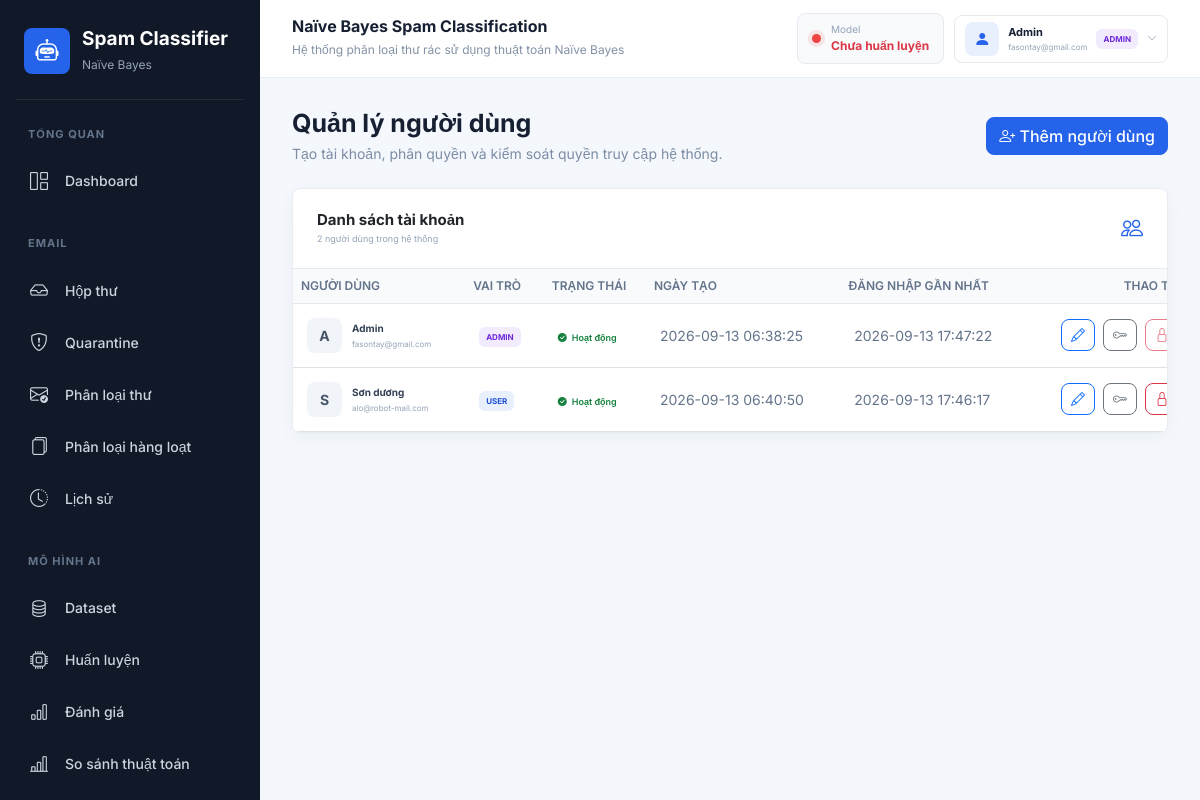
The page /users (signed in) on the database as committed earlier.
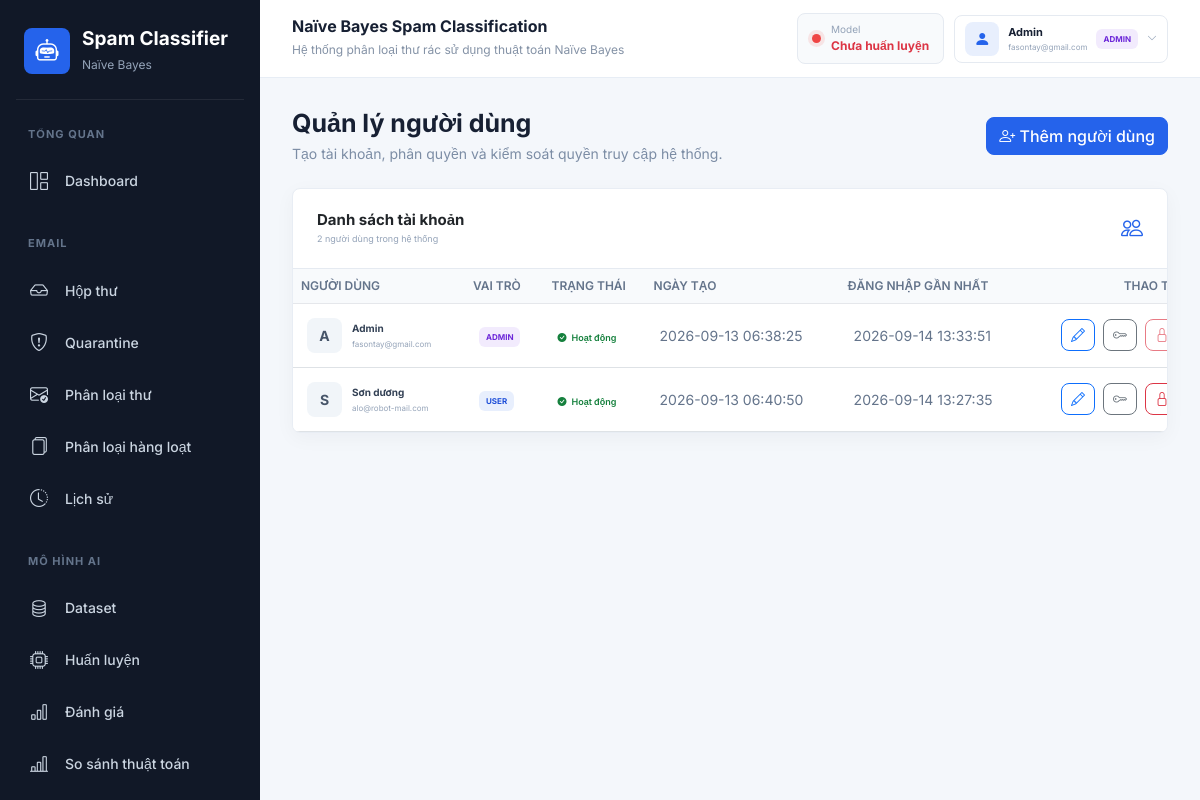
The same page on the database as committed later.
### tables this page shows
CREATE TABLE users (
                id INTEGER PRIMARY KEY AUTOINCREMENT,
                name TEXT NOT NULL,
                email TEXT NOT NULL UNIQUE,
                password_hash TEXT NOT NULL,
                role TEXT NOT NULL DEFAULT 'user'
                    CHECK (role IN ('admin', 'user')),
                is_active INTEGER NOT NULL DEFAULT 1,
                created_at TIMESTAMP NOT NULL DEFAULT CURRENT_TIMESTAMP,
                last_login TIMESTAMP
            );

### routes/admin_routes.py (the view)
@main_bp.route("/users")
@admin_required
def users():
    return render_template("users.html", users=get_all_users())

### templates/users.html (shortened to what this page needs)
{% extends "base.html" %}
{% block content %}
<div class="users-page-header">
    <div class="page-title mb-0"><h2>Quản lý người dùng</h2><p>Tạo tài khoản, phân quyền và kiểm soát quyền truy cập hệ thống.</p></div>
    <button type="button" class="btn btn-primary" data-bs-toggle="modal" data-bs-target="#createUserModal"><i class="bi bi-person-plus"></i> Thêm người dùng</button>
</div>
<div class="card users-table-card mt-4">
    <div class="card-body p-0">
        <div class="users-table-heading"><div><h4>Danh sách tài khoản</h4><p>{{ users|length }} người dùng trong hệ thống</p></div><i class="bi bi-people"></i></div>
        <div class="table-responsive">
            <table class="table users-table align-middle mb-0">
                <thead><tr><th>Người dùng</th><th>Vai trò</th><th>Trạng thái</th><th>Ngày tạo</th><th>Đăng nhập gần nhất</th><th class="text-end">Thao tác</th></tr></thead>
                <tbody>
                    {% for user in users %}
                    <tr>
                        <td><div class="users-identity"><span>{{ user['name'][0]|upper }}</span><div><strong>{{ user['name'] }}</strong><small>{{ user['email'] }}</small></div></div></td>
                        <td><span class="role-badge {{ user['role'] }}">{{ user['role']|upper }}</span></td>
                        <td>{% if user['is_active'] %}<span class="user-status active"><i class="bi bi-check-circle-fill"></i> Hoạt động</span>{% else %}<span class="user-status disabled"><i class="bi bi-slash-circle-fill"></i> Đã khóa</span>{% endif %}</td>
                        <td>{{ user['created_at'] }}</td>
                        <td>{{ user['last_login'] or 'Chưa đăng nhập' }}</td>
                        <td>
                            <div class="users-actions">
                                <button type="button" class="btn btn-sm btn-outline-primary btn-icon" data-bs-toggle="modal" data-bs-target="#editUser{{ user['id'] }}" title="Sửa người dùng" aria-label="Sửa người dùng {{ user['name'] }}"><i class="bi bi-pencil"></i></button>
                                <button type="button" class="btn btn-sm btn-outline-secondary btn-icon" data-bs-toggle="modal" data-bs-target="#resetPassword{{ user['id'] }}" title="Đặt lại mật khẩu" aria-label="Đặt lại mật khẩu cho {{ user['name'] }}"><i class="bi bi-key"></i></button>
                                <form method="POST" action="{{ url_for('toggle_user_active', user_id=user['id']) }}">
                                    <button type="submit" class="btn btn-sm btn-icon {% if user['is_active'] %}btn-outline-danger{% else %}btn-outline-success{% endif %}" title="{% if user['id']|string == current_user.id %}Không thể khóa tài khoản đang dùng{% elif user['is_active'] %}Khóa người dùng{% else %}Mở khóa người dùng{% endif %}" aria-label="{% if user['is_active'] %}Khóa{% else %}Mở khóa{% endif %} {{ user['name'] }}" {% if user['id']|string == current_user.id %}disabled{% endif %}>
                                        <i class="bi {% if user['is_active'] %}bi-lock{% else %}bi-unlock{% endif %}"></i>
                                    </button>
                                </form>
                            </div>
                        </td>
                    </tr>
                    {% else %}
                    <tr><td colspan="6" class="empty-state"><i class="bi bi-people"></i><p>Chưa có tài khoản.</p></td></tr>
                    {% endfor %}
                </tbody>
            </table>
        </div>
    </div>
</div>
{% endblock %}

### templates/base.html (shortened to what this page needs)
<!DOCTYPE html>
<html lang="vi">
<head>
    <link
        href="https://cdn.jsdelivr.net/npm/bootstrap@5.3.3/dist/css/bootstrap.min.css"
        rel="stylesheet"
    >
    <link
        rel="stylesheet"
        href="https://cdn.jsdelivr.net/npm/bootstrap-icons@1.11.3/font/bootstrap-icons.css"
    >
    <link
        rel="stylesheet"
        href="{{ url_for('static', filename='css/style.css') }}"
    >
</head>
<body>
<div class="app-wrapper">
    <aside class="sidebar" id="appSidebar">
        <div class="sidebar-brand">
            <div class="brand-icon">
                <i class="bi bi-robot"></i>
            </div>
            <div>
                <h4>Spam Classifier</h4>
                <span>Naïve Bayes</span>
            </div>
        </div>
        <nav class="sidebar-nav" aria-label="Điều hướng chính">
            <div class="sidebar-section-title">TỔNG QUAN</div>
            <a
                href="{{ url_for('index') }}"
                class="sidebar-link {% if request.endpoint == 'index' %}active{% endif %}"
            >
                <i class="bi bi-grid-1x2"></i>
                <span>Dashboard</span>
            </a>
            <div class="sidebar-section-title">EMAIL</div>
            <a
                href="{{ url_for('mail') }}"
                class="sidebar-link {% if request.endpoint in ['mail', 'mail_message_detail', 'submit_mail_feedback', 'connect_imap', 'connect_google', 'google_callback', 'sync_mail_account', 'disconnect_mail_account'] %}active{% endif %}"
            >
                <i class="bi bi-inbox"></i>
                <span>Hộp thư</span>
            </a>
            <a
                href="{{ url_for('quarantine') }}"
                class="sidebar-link {% if request.endpoint == 'quarantine' %}active{% endif %}"
            >
                <i class="bi bi-shield-exclamation"></i>
                <span>Quarantine</span>
            </a>
            <a
                href="{{ url_for('predict') }}"
                class="sidebar-link {% if request.endpoint == 'predict' %}active{% endif %}"
            >
                <i class="bi bi-envelope-check"></i>
                <span>Phân loại thư</span>
            </a>
            <a
                href="{{ url_for('batch_predict') }}"
                class="sidebar-link {% if request.endpoint in ['batch_predict', 'download_batch_result'] %}active{% endif %}"
            >
                <i class="bi bi-files"></i>
                <span>Phân loại hàng loạt</span>
            </a>
            <a
                href="{{ url_for('history') }}"
                class="sidebar-link {% if request.endpoint in ['history', 'delete_history', 'delete_all_history'] %}active{% endif %}"
            >
                <i class="bi bi-clock-history"></i>
                <span>Lịch sử</span>
            </a>
            <div class="sidebar-section-title">MÔ HÌNH AI</div>
            {% if current_user.role == 'admin' %}
            <a
                href="{{ url_for('dataset') }}"
                class="sidebar-link {% if request.endpoint in ['dataset', 'add_dataset', 'delete_dataset', 'import_dataset'] %}active{% endif %}"
            >
                <i class="bi bi-database"></i>
                <span>Dataset</span>
            </a>
            <a
                href="{{ url_for('train') }}"
                class="sidebar-link {% if request.endpoint == 'train' %}active{% endif %}"
            >
                <i class="bi bi-cpu"></i>
                <span>Huấn luyện</span>
            </a>
            <a
                href="{{ url_for('evaluate') }}"
                class="sidebar-link {% if request.endpoint == 'evaluate' %}active{% endif %}"
            >
                <i class="bi bi-bar-chart"></i>
                <span>Đánh giá</span>
            </a>
            <a
                href="{{ url_for('compare') }}"
                class="sidebar-link {% if request.endpoint == 'compare' %}active{% endif %}"
            >
                <i class="bi bi-bar-chart-line"></i>
                <span>So sánh thuật toán</span>
            </a>
            <a
                href="{{ url_for('model_versions') }}"
                class="sidebar-link {% if request.endpoint in ['model_versions', 'rollback_model_version'] %}active{% endif %}"
            >
            </a>
            {% endif %}
        </nav>
    </aside>
    <main class="main-content">
        <header class="topbar">
            <div class="topbar-heading">
                <div class="topbar-title">
                    <h5>Naïve Bayes Spam Classification</h5>
                    <span>Hệ thống phân loại thư rác sử dụng thuật toán Naïve Bayes</span>
                </div>
            </div>
            <div class="topbar-actions">
            <div class="model-status" aria-live="polite">
                {% if not global_model_status.trained %}
                    <span class="status-dot danger"></span>
                    <div>
                        <small>Model</small>
                        <strong class="text-danger">Chưa huấn luyện</strong>
                    </div>
                {% elif global_model_status.outdated %}
                    <span class="status-dot warning"></span>
                    <div>
                        <small>Model</small>
                        <strong class="status-warning-text">Cần Train lại</strong>
                    </div>
                {% else %}
                    <span class="status-dot success"></span>
                    <div>
                        <small>Model</small>
                        <strong class="text-success">Ready</strong>
                    </div>
                {% endif %}
            </div>
            <div class="dropdown user-menu">
                <button
                    class="user-menu-toggle"
                    type="button"
                    data-bs-toggle="dropdown"
                    aria-expanded="false"
                    title="Tài khoản"
                >
                    <span class="user-avatar"><i class="bi bi-person-fill"></i></span>
                    <span class="user-menu-name">
                        <strong>{{ current_user.name }}</strong>
                        <small>{{ current_user.email }}</small>
                    </span>
                    <span class="role-badge {{ current_user.role }}">{{ current_user.role|upper }}</span>
                    <i class="bi bi-chevron-down user-menu-arrow"></i>
                </button>
            </div>
            </div>
        </header>
        <section class="page-content">
            {% block content %}{% endblock %}
        </section>
    </main>
</div>
</body>
</html>

Rows that differ between the two databases and show on the page:
changed users "Admin": last_login "2026-09-13 17:47:22" → "2026-09-14 13:33:51"
changed users "Sơn dương": last_login "2026-09-13 17:46:17" → "2026-09-14 13:27:35"
